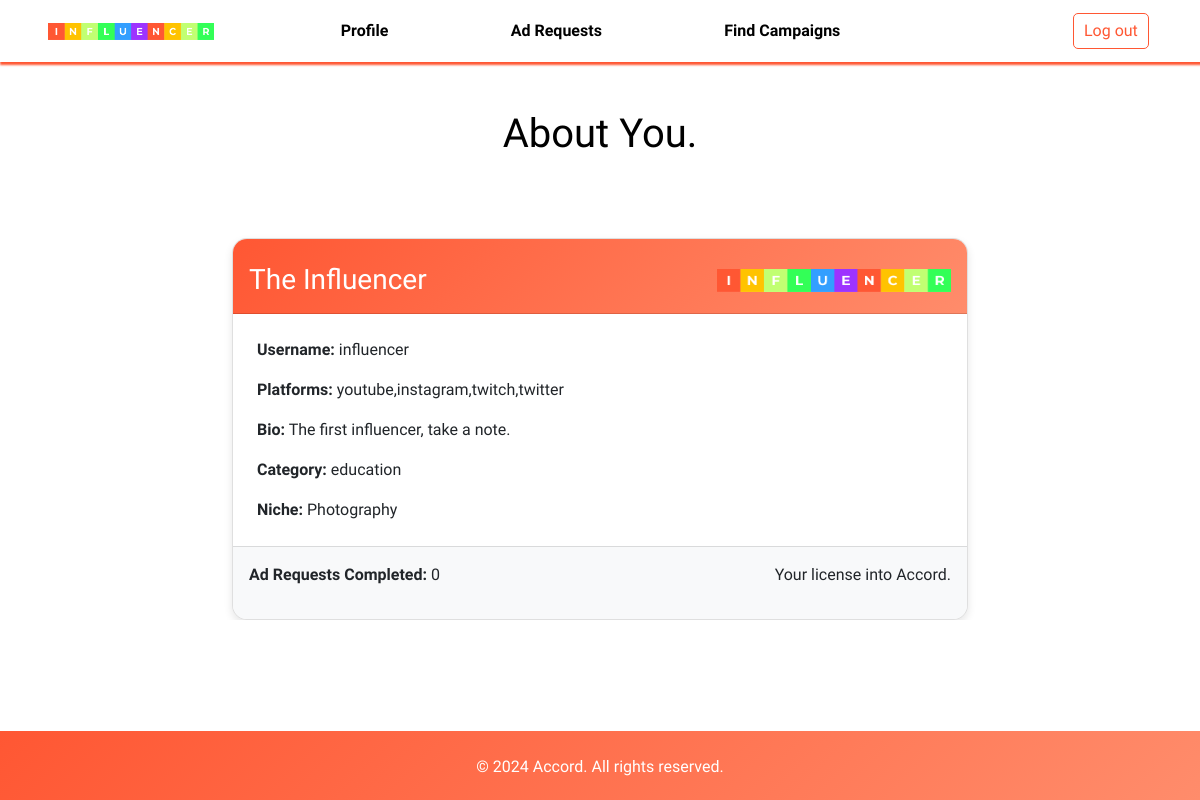
Before: /influencer/profile (signed in) with the older database file.
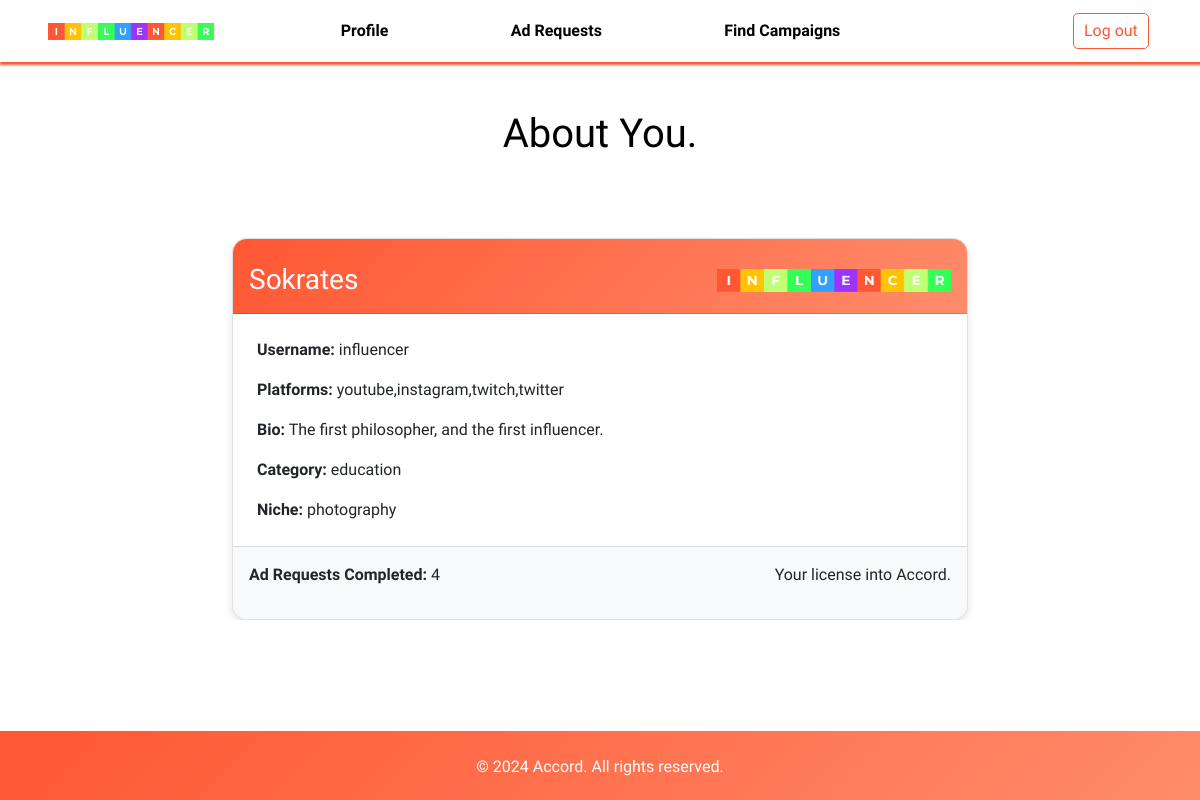
After: the same page with the newer database file.
### application/models.py (models this page shows, shortened)
class Influencer(db.Model, UserMixin):
    __tablename__ = 'Influencer'
    username = db.Column(db.String, primary_key=True)
    password = db.Column(db.String, nullable=False)
    name = db.Column(db.String)
    bio = db.Column(db.String)
    platforms = db.Column(db.String)
    category = db.Column(db.String)
    niche = db.Column(db.String)
    flag = db.Column(db.Integer)

### application/influencer_controllers.py (the view)
@app.route('/influencer/profile', methods=['GET'])
@login_required
def influencer_profile():
    influencer = Influencer.query.get(current_user.username)
    ad_requests_completed = db.session.query(AdRequests).filter(AdRequests.influencer==current_user.username, AdRequests.status==4).count()
    return render_template('influencerprofile.html', influencer=influencer, ad_requests_completed=ad_requests_completed)

### application/sponsor_controllers.py (called while the page is built)
@login_manager.user_loader
def load_user(username):
    if Admin.query.get(username):
        return Admin.query.get(username)
    elif Influencer.query.get(username):
        return Influencer.query.get(username)
    elif Sponsor.query.get(username):
        return Sponsor.query.get(username)

### templates/influencerprofile.html (shortened to what the changed rows need)
<!DOCTYPE html>
<html>
<head>
    <link href="https://cdn.jsdelivr.net/npm/bootstrap@5.0.2/dist/css/bootstrap.min.css" rel="stylesheet">
    <link rel="stylesheet" href="https://cdnjs.cloudflare.com/ajax/libs/font-awesome/6.0.0-beta3/css/all.min.css">
    <link rel="stylesheet" href="{{ url_for('static', filename='sponsordashboard.css') }}">
    <link rel="stylesheet" href="{{ url_for('static', filename='nav.css') }}">
    <link rel="stylesheet" href="https://unpkg.com/swiper/swiper-bundle.min.css">
</head>
<body>
    <div class="container mt-5">
        <div class="row">
            <div class="col-12 text-center">
                <h1 style="color: black;">About You.</h1>
            </div>
        </div>
        <br><br><br>
        <div class="row justify-content-center">
            <div class="col-md-8">
                <div class="card license-card">
                    <div class="card-header bg-dark text-white d-flex align-items-center">
                        <div class="col-8 text-left">
                            <h3 class="m-0" style="text-align: left; padding-left: 0px;">{{ influencer.name }}</h3>
                        </div>
                    </div>
                    <div class="card-body">
                        <p class="card-text"><strong>Username:</strong> {{ influencer.username }}</p>
                        <p class="card-text"><strong>Platforms:</strong> {{ influencer.platforms }}</p>
                        <p class="card-text"><strong>Bio:</strong> {{ influencer.bio }}</p>
                        <p class="card-text"><strong>Category:</strong> {{ influencer.category }}</p>
                        <p class="card-text"><strong>Niche:</strong> {{ influencer.niche }}</p>
                    </div>
                    <div class="card-footer d-flex justify-content-between">
                        <div class="pi-3" style="text-align: left;">
                            <span><strong>Ad Requests Completed:</strong> {{ ad_requests_completed }}</span>
                        </div>
                    </div>
                </div>
            </div>
        </div>
    </div>
    <br><br><br>
</body>
</html>

Changed rows visible on the page:
changed Influencer "influencer": name "The Influencer" → "Sokrates"; bio "The first influencer, take a note." → "The first philosopher, and the first influencer."; niche "Photography" → "photography"
Other visible differences:
{{ ad_requests_completed }}: "0" → "4"
